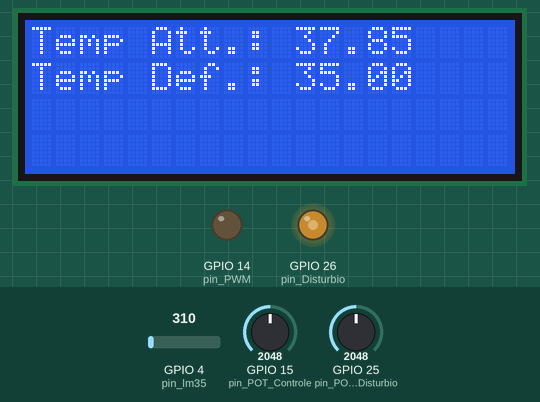
The sketch below on a simulated ESP32. On the bench: 20×4 character LCD, output pins drawn as LEDs (lit = HIGH). The inputs (shaded band) are chosen by the test bench; at power-on: GPIO 4 (pin_lm35) = 310, GPIO 15 (pin_POT_Controle) = 2048, GPIO 25 (pin_POT_Disturbio) = 2048. What the sketch prints to the serial monitor is not drawn.

Above: at 1.2 s.
1.3 s: GPIO 4 (pin_lm35) set to 186
At 2.2 s:
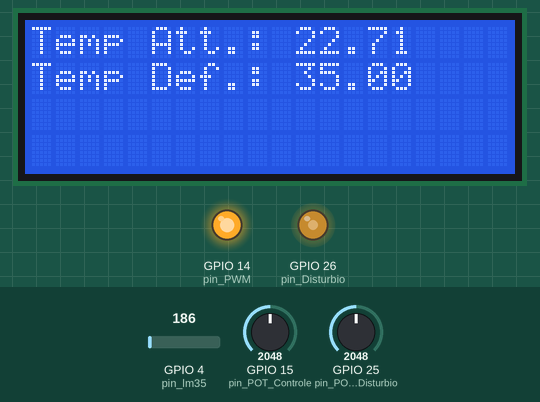
3.3 s: GPIO 15 (pin_POT_Controle) set to 5
At 4.8 s:
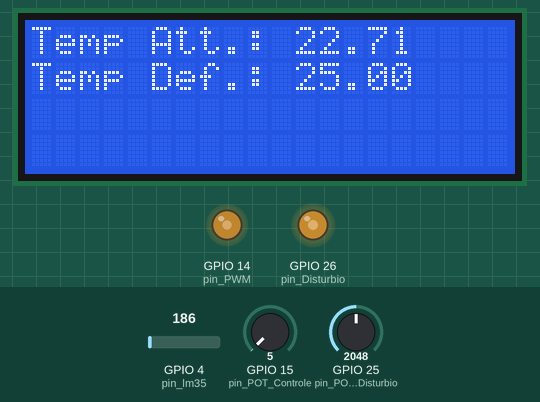
6.3 s: GPIO 25 (pin_POT_Disturbio) set to 2866
At 7.2 s:
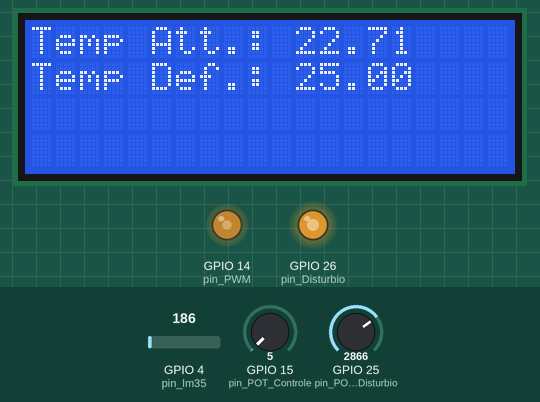
9.3 s: GPIO 15 (pin_POT_Controle) set to 491
At 11.1 s:
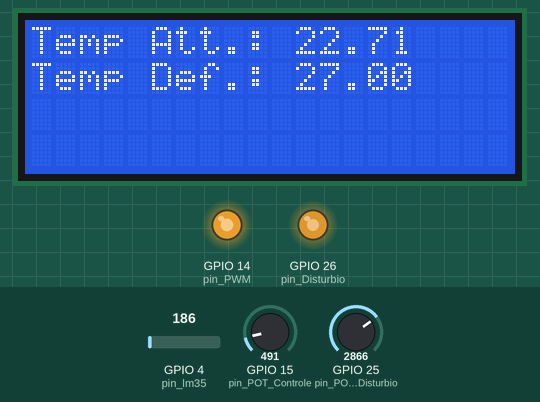
12.3 s: GPIO 4 (pin_lm35) set to 372
At 13.5 s:
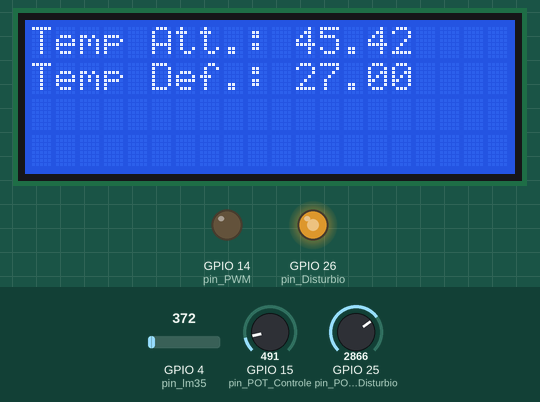
14.1 s: GPIO 25 (pin_POT_Disturbio) set to 3603
At 15.3 s:
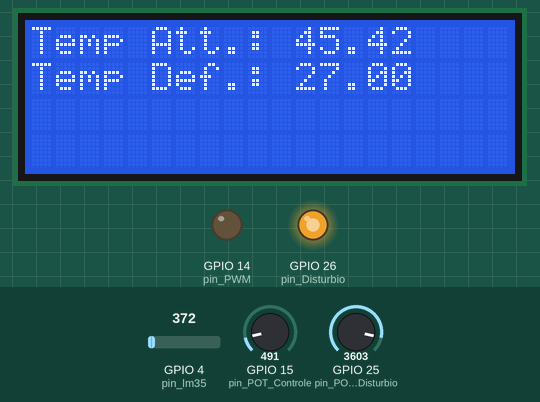
Timing chart, 0 to 16.6 s (numbered marks = the images above; inputs shaded):
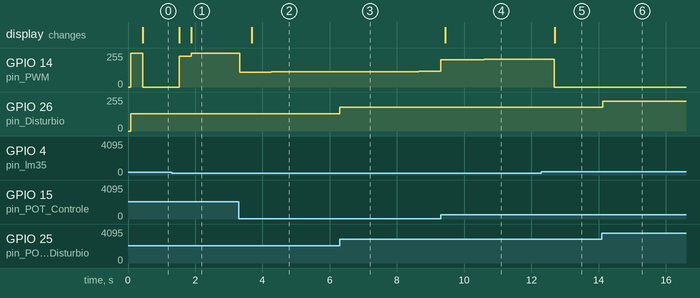

The sketch:

Controle_PID_em_Malha_Fechada.ino
```cpp
#include <LiquidCrystal_I2C.h>    // Bibliioteca para o uso do LCD com I2C
LiquidCrystal_I2C lcd(0x27,20,4); // Defina o endereço LCD para 0x27 para um display de 16 caracteres e 2 linhas

class PID{
  public:
  double error;
  double sample;
  double lastSample;
  double kP, kI, kD;
  double P, I, D;
  double pid;
  double setPoint;
  long lastProcess;
  PID(double _kP, double _kI, double _kD){
    kP = _kP;
    kI = _kI;
    kD = _kD;
  }
  void addNewSample(double _sample){
    sample = _sample;
  }
  void setSetPoint(double _setPoint){
    setPoint = _setPoint;
  }
  double process(){
    // Implementação P ID
    error = setPoint - sample;
    float deltaTime = (millis() - lastProcess) / 1000.0;
    lastProcess = millis();
    //P
    P = error * kP;
    //I
    I += ((error * kI) * deltaTime)/3.125;
    //D
    D = (lastSample - sample) * kD / deltaTime;
    lastSample = sample;
    // Soma tudo
    pid = P + I + D;
    return pid;
  }
};
PID meuPid(700, 20, 5);

#define pin_lm35 4 //Pino o qual o sensor está conectado
#define pin_POT_Controle 15
#define pin_PWM 14  // 16 corresponds to GPIO16
#define pin_POT_Disturbio 25
#define pin_Disturbio 26

#define Temperatura_Max 45.00
#define Temperatura_Min 25.00

void leitura_Temperatura();

// Set propriedades do PWM
const int freq = 1000;
const int canal_PWM = 0;
const int canal_Disturbio = 1;
const int resolution = 12;  // Em bits

float temperatura_soma = 0.0;
float temperatura_Atual = 0.0;
float maps_Entrada_POT = 0.0;
int controlePwm = 0;
int controleDisturbio = 0;
double erro=0;

int aux=0;
int aux2=0;

bool ler_Temperatura = false;

void interrupcao_timer(){
  ler_Temperatura=true;
}

void setup() {
  Serial.begin(115200);
  lcd.init();         // Inicia o LCD
  lcd.backlight();    // Liga a Luz de fundo

  pinMode(pin_lm35, INPUT);
  pinMode(pin_POT_Controle, INPUT);
  pinMode(pin_POT_Disturbio, INPUT);

  pinMode(pin_PWM, OUTPUT);
  pinMode(pin_Disturbio, OUTPUT);

  ledcSetup(canal_PWM, freq, resolution); // Configura o PWM para o controle da resistencia
  ledcAttachPin(pin_PWM, canal_PWM);      // Vincula o canal ao GPIO para ser controlado

  ledcSetup(canal_Disturbio, freq, resolution); // Configura o PWM para o disturbio
  ledcAttachPin(pin_Disturbio, canal_Disturbio);      // Vincula o canal ao GPIO para ser controlado

  // Configurando o Timer2
  hw_timer_t * timer = NULL;
  timer = timerBegin(2, 80, true);
  timerAttachInterrupt(timer, &interrupcao_timer, true);
  timerAlarmWrite(timer, 10000, true);
  timerAlarmEnable(timer);
}

void loop() {
  if(ler_Temperatura){
    ler_Temperatura=false;

    maps_Entrada_POT = map(float(analogRead(pin_POT_Controle)), 0, 4095, Temperatura_Min, Temperatura_Max);

    controleDisturbio = float(analogRead(pin_POT_Disturbio));
    ledcWrite(canal_Disturbio, controleDisturbio);

    leitura_Temperatura();

    if(aux2==32){

      lcd.setCursor(0,0);
      lcd.print("Temp Att.: ");
      lcd.setCursor(11,0);
      lcd.print("     ");
      lcd.setCursor(11,0);
      lcd.print(temperatura_Atual);
      lcd.setCursor(0,1);
      lcd.print("Temp Def.: ");
      lcd.setCursor(11,1);
      lcd.print("      ");
      lcd.setCursor(11,1);
      lcd.print(maps_Entrada_POT);

    }else if(aux2==12){
      Serial.print(temperatura_Atual);
      Serial.print(" ");
      Serial.print(maps_Entrada_POT);
      Serial.print(" ");
      erro = maps_Entrada_POT - temperatura_Atual;
      if(erro<0)erro=0;
      Serial.print(erro);
      Serial.print(" ");
      Serial.print(map(controlePwm, 0, 4095, 0, 100));
      Serial.print(" ");
      Serial.println(map(controleDisturbio, 0, 4095, 0, 100));
    }else if(aux2>=32){
      aux2=0;
    }
    aux2++;
  }
}

void leitura_Temperatura(){
  if(aux<32){
    aux++;
    temperatura_soma += (((float(analogRead(pin_lm35)) * 5)/4095.0) / 0.010);

    meuPid.addNewSample(temperatura_Atual);
    meuPid.setSetPoint(maps_Entrada_POT);

    controlePwm = meuPid.process();

    if(controlePwm<0)
      controlePwm = 0;
    else if(controlePwm>4095)
      controlePwm = 4095;

    ledcWrite(canal_PWM, controlePwm);
  }else{
    temperatura_Atual=0.0;
    temperatura_Atual = temperatura_soma/32;
    temperatura_soma=0.0;
    aux=0;
  }
}
```

Measured:
- after the input at 1.3 s, GPIO 14 (pin_PWM): 0/255 → 231/255 after 0.22 s, → 255/255 0.35 s later; the display: first changes after 0.22 s (image 1 shows a later state)
- after the input at 3.3 s, GPIO 14 (pin_PWM): 255/255 → 112/255 at once, → 113/255 0.95 s later, → 114/255 1.1 s later; the display: changes after 0.38 s (image 2)
- after the input at 6.3 s, GPIO 26 (pin_Disturbio): 128/255 → 178/255 at once
- after the input at 9.3 s, the display: changes after 0.14 s (image 4)
- after the input at 12.3 s, the display: changes after 0.40 s (image 5)
- after the input at 14.1 s, GPIO 26 (pin_Disturbio): 178/255 → 224/255 at once
